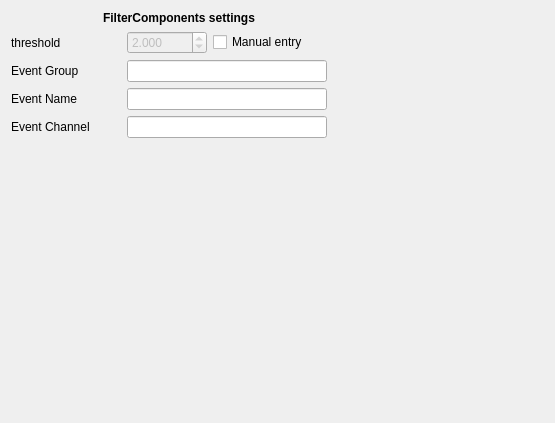
<?xml version="1.0" encoding="UTF-8"?>
<ui version="4.0">
 <class>FilterComponentsSettingsView</class>
 <widget class="QWidget" name="FilterComponentsSettingsView">
  <property name="geometry">
   <rect>
    <x>0</x>
    <y>0</y>
    <width>555</width>
    <height>423</height>
   </rect>
  </property>
  <property name="windowTitle">
   <string>Form</string>
  </property>
  <layout class="QVBoxLayout" name="verticalLayout">
   <item>
    <widget class="QLabel" name="Title">
     <property name="minimumSize">
      <size>
       <width>336</width>
       <height>0</height>
      </size>
     </property>
     <property name="maximumSize">
      <size>
       <width>336</width>
       <height>16777215</height>
      </size>
     </property>
     <property name="font">
      <font>
       <weight>75</weight>
       <bold>true</bold>
      </font>
     </property>
     <property name="text">
      <string>FilterComponents settings</string>
     </property>
     <property name="alignment">
      <set>Qt::AlignCenter</set>
     </property>
    </widget>
   </item>
   <item>
    <layout class="QHBoxLayout" name="horizontalLayout_4">
     <item>
      <widget class="QLabel" name="label_2">
       <property name="minimumSize">
        <size>
         <width>110</width>
         <height>0</height>
        </size>
       </property>
       <property name="maximumSize">
        <size>
         <width>110</width>
         <height>16777215</height>
        </size>
       </property>
       <property name="text">
        <string>threshold</string>
       </property>
      </widget>
     </item>
     <item>
      <widget class="QDoubleSpinBox" name="threshold_doubleSpinBox">
       <property name="enabled">
        <bool>false</bool>
       </property>
       <property name="minimumSize">
        <size>
         <width>80</width>
         <height>0</height>
        </size>
       </property>
       <property name="maximumSize">
        <size>
         <width>80</width>
         <height>16777215</height>
        </size>
       </property>
       <property name="toolTip">
        <string>Threshold to choose which component is deleted. The one with the highest value above the threshold will be chosen.</string>
       </property>
       <property name="decimals">
        <number>3</number>
       </property>
       <property name="maximum">
        <double>10000.000000000000000</double>
       </property>
       <property name="singleStep">
        <double>0.010000000000000</double>
       </property>
       <property name="value">
        <double>2.000000000000000</double>
       </property>
      </widget>
     </item>
     <item>
      <widget class="QCheckBox" name="threshold_checkBox">
       <property name="text">
        <string>Manual entry</string>
       </property>
      </widget>
     </item>
     <item>
      <spacer name="horizontalSpacer_2">
       <property name="orientation">
        <enum>Qt::Horizontal</enum>
       </property>
       <property name="sizeHint" stdset="0">
        <size>
         <width>40</width>
         <height>20</height>
        </size>
       </property>
      </spacer>
     </item>
    </layout>
   </item>
   <item>
    <layout class="QHBoxLayout" name="horizontalLayout_3">
     <item>
      <widget class="QLabel" name="label_3">
       <property name="minimumSize">
        <size>
         <width>110</width>
         <height>0</height>
        </size>
       </property>
       <property name="text">
        <string>Event Group</string>
       </property>
      </widget>
     </item>
     <item>
      <widget class="QLineEdit" name="group_lineEdit">
       <property name="minimumSize">
        <size>
         <width>133</width>
         <height>0</height>
        </size>
       </property>
       <property name="maximumSize">
        <size>
         <width>200</width>
         <height>16777215</height>
        </size>
       </property>
       <property name="toolTip">
        <string>New group for event...</string>
       </property>
      </widget>
     </item>
     <item>
      <spacer name="horizontalSpacer_4">
       <property name="orientation">
        <enum>Qt::Horizontal</enum>
       </property>
       <property name="sizeHint" stdset="0">
        <size>
         <width>40</width>
         <height>20</height>
        </size>
       </property>
      </spacer>
     </item>
    </layout>
   </item>
   <item>
    <layout class="QHBoxLayout" name="horizontalLayout_5">
     <item>
      <widget class="QLabel" name="label">
       <property name="minimumSize">
        <size>
         <width>110</width>
         <height>0</height>
        </size>
       </property>
       <property name="maximumSize">
        <size>
         <width>110</width>
         <height>16777215</height>
        </size>
       </property>
       <property name="text">
        <string>Event Name</string>
       </property>
      </widget>
     </item>
     <item>
      <widget class="QLineEdit" name="events_name_lineEdit">
       <property name="minimumSize">
        <size>
         <width>133</width>
         <height>0</height>
        </size>
       </property>
       <property name="maximumSize">
        <size>
         <width>200</width>
         <height>16777215</height>
        </size>
       </property>
       <property name="toolTip">
        <string>New event name...</string>
       </property>
      </widget>
     </item>
     <item>
      <spacer name="horizontalSpacer_3">
       <property name="orientation">
        <enum>Qt::Horizontal</enum>
       </property>
       <property name="sizeHint" stdset="0">
        <size>
         <width>40</width>
         <height>20</height>
        </size>
       </property>
      </spacer>
     </item>
    </layout>
   </item>
   <item>
    <layout class="QHBoxLayout" name="horizontalLayout">
     <item>
      <widget class="QLabel" name="label_4">
       <property name="minimumSize">
        <size>
         <width>110</width>
         <height>0</height>
        </size>
       </property>
       <property name="maximumSize">
        <size>
         <width>110</width>
         <height>16777215</height>
        </size>
       </property>
       <property name="text">
        <string>Event Channel</string>
       </property>
      </widget>
     </item>
     <item>
      <widget class="QLineEdit" name="channel_lineEdit">
       <property name="minimumSize">
        <size>
         <width>133</width>
         <height>0</height>
        </size>
       </property>
       <property name="maximumSize">
        <size>
         <width>200</width>
         <height>16777215</height>
        </size>
       </property>
      </widget>
     </item>
     <item>
      <spacer name="horizontalSpacer">
       <property name="orientation">
        <enum>Qt::Horizontal</enum>
       </property>
       <property name="sizeHint" stdset="0">
        <size>
         <width>40</width>
         <height>20</height>
        </size>
       </property>
      </spacer>
     </item>
    </layout>
   </item>
   <item>
    <spacer name="verticalSpacer">
     <property name="orientation">
      <enum>Qt::Vertical</enum>
     </property>
     <property name="sizeHint" stdset="0">
      <size>
       <width>20</width>
       <height>246</height>
      </size>
     </property>
    </spacer>
   </item>
  </layout>
 </widget>
 <resources/>
 <connections>
  <connection>
   <sender>threshold_checkBox</sender>
   <signal>clicked()</signal>
   <receiver>FilterComponentsSettingsView</receiver>
   <slot>threshold_changed()</slot>
   <hints>
    <hint type="sourcelabel">
     <x>295</x>
     <y>113</y>
    </hint>
    <hint type="destinationlabel">
     <x>371</x>
     <y>2</y>
    </hint>
   </hints>
  </connection>
 </connections>
 <slots>
  <slot>on_choose()</slot>
  <slot>on_input_format_changed()</slot>
  <slot>on_scaling_approach_choose()</slot>
  <slot>mean_ami_changed()</slot>
  <slot>std_ami_changed()</slot>
  <slot>threshold_changed()</slot>
 </slots>
</ui>
